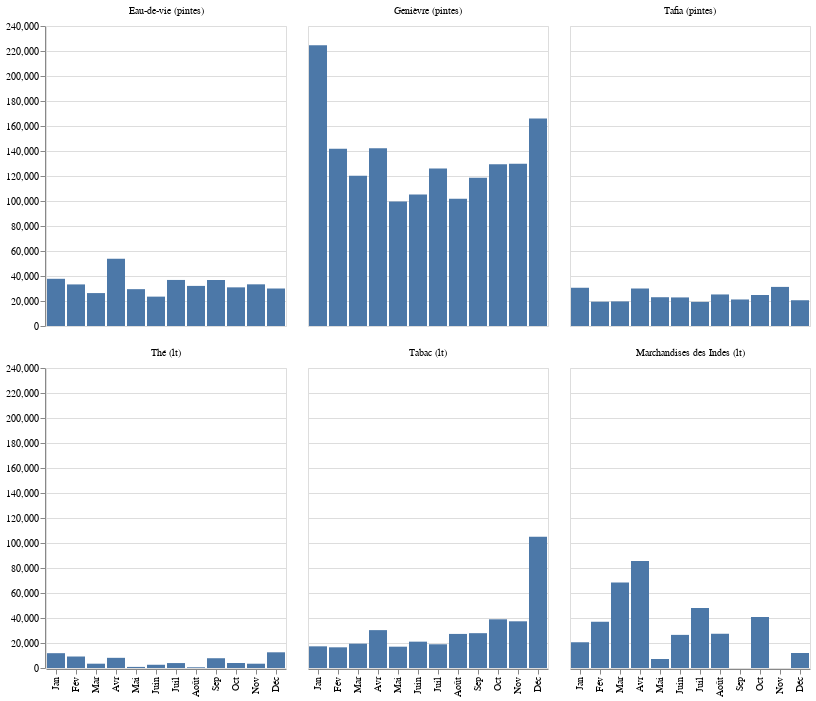

The notebook cell saved with this chart:
### Code cell
VegaLite({
  "name": "trellis_barley",
  "data": {"values": destination_month_destination},
    "mark": {"type":"bar", "tooltip": {"content": "data"}},
  "encoding": {
    "facet": {
      "title": False,
      "field": "product",
      "columns": 3,
      "sort": ["Eau-de-vie (pintes)", "Genièvre (pintes)", "Tafia (pintes)", "Thé (lt)", "Tabac (lt)", "Marchandise des Indes (lt)"],
    },
    "x": {
      "field": "month",
      "title": False,
      "type": "ordinal",
      
      "sort": MONTHS_CODE,
    },
    "y": {
        "aggregate": "sum", 
        "type": "quantitative", 
        "field": "product_quantity", 
        "title": False,
        "scale": "y"
    }
  }
})

### Figure 1 — Vega-Lite specification as saved in the notebook (floating-point values rounded to 4 significant figures; data arrays with more than 128 entries replaced by an {"elided": "..."} marker saying what was removed)
{"data": {"values": {"elided": "820 records"}}, "encoding": {"facet": {"columns": 3, "field": "product", "sort": ["Eau-de-vie (pintes)", "Genièvre (pintes)", "Tafia (pintes)", "Thé (lt)", "Tabac (lt)", "Marchandise des Indes (lt)"], "title": false}, "x": {"field": "month", "sort": ["Jan", "Fév", "Mar", "Avr", "Mai", "Juin", "Juil", "Août", "Sep", "Oct", "Nov", "Déc"], "title": false, "type": "ordinal"}, "y": {"aggregate": "sum", "field": "product_quantity", "scale": "y", "title": false, "type": "quantitative"}}, "mark": {"tooltip": {"content": "data"}, "type": "bar"}, "name": "trellis_barley"}
